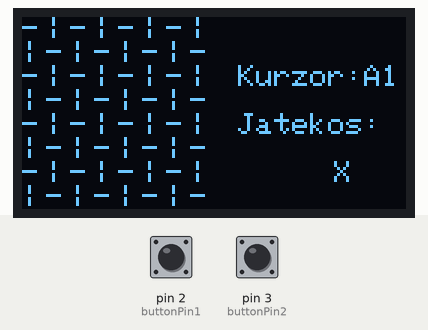
Simulated run of this sketch. Board: Arduino Nano, built with avr-gcc and run on an emulated ATmega328P. On the bench: 128×64 one-colour display. Inputs (shaded band) come from the test bench; at power-on: pin 3 (buttonPin2) HIGH, pin 2 (buttonPin1) HIGH.

Above: at 1.2 s.
1.3 s: pin 3 (buttonPin2) pulled LOW for 0.15 s
At 2.5 s:
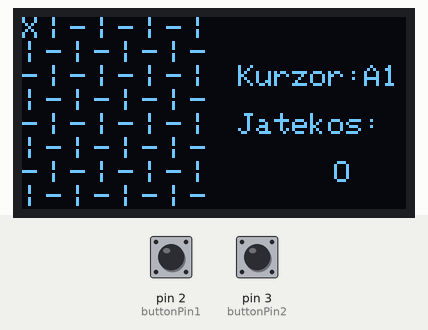
2.9 s: pin 2 (buttonPin1) pulled LOW for 0.15 s
At 4.0 s:
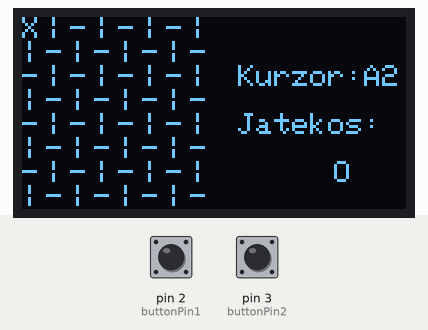
4.5 s: pin 3 (buttonPin2) pulled LOW for 1 s
At 5.7 s:
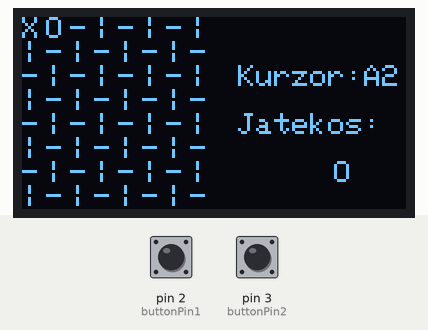
7.0 s: pin 3 (buttonPin2) pulled LOW for 0.15 s
At 7.5 s:
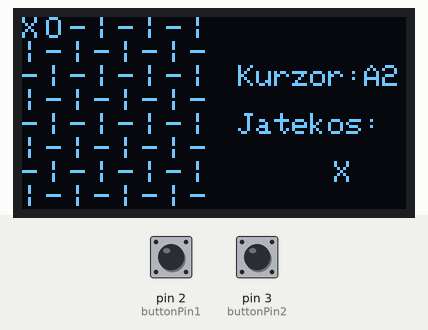
8.6 s: pin 2 (buttonPin1) pulled LOW for 1 s
11.1 s: pin 3 (buttonPin2) pulled LOW for 3.2 s
At 11.5 s:
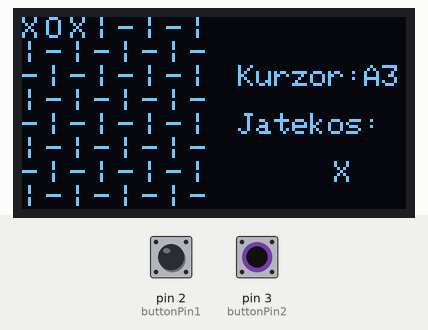
Timing chart, 0 to 14.1 s (numbered marks = the images above; inputs shaded):
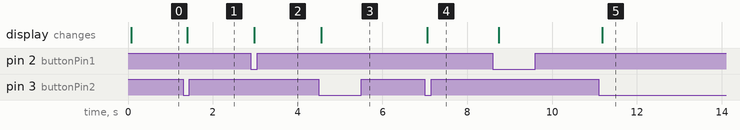

Measured:
- after the input at 1.3 s, the display: changes after 0.10 s (image 1)
- after the input at 2.9 s, the display: changes after 0.08 s (image 2)
- after the input at 4.5 s, the display: changes after 0.06 s (image 3)
- after the input at 7.0 s, the display: changes after 0.06 s (image 4)
- after the input at 11.1 s, the display: changes after 0.08 s (image 5)

The sketch:

TicTacToe.ino
```cpp
#include <Wire.h>
#include <Adafruit_GFX.h>
#include <Adafruit_SSD1306.h>

#define SCREEN_WIDTH 128
#define SCREEN_HEIGHT 64

Adafruit_SSD1306 display(SCREEN_WIDTH, SCREEN_HEIGHT, &Wire, -1);

const int buttonPin1 = 2;
const int buttonPin2 = 3;
double variable = 0;
volatile bool button1Pressed = false;
volatile bool button2Pressed = false;

void setup() {
  display.begin(SSD1306_SWITCHCAPVCC, 0x3C);
  display.clearDisplay();
  display.setTextColor(WHITE);
  display.setTextSize(1);

  pinMode(buttonPin1, INPUT_PULLUP);
  pinMode(buttonPin2, INPUT_PULLUP);

  attachInterrupt(digitalPinToInterrupt(buttonPin1), button1PressedISR, FALLING);
  attachInterrupt(digitalPinToInterrupt(buttonPin2), button2PressedISR, FALLING);
}

void button1PressedISR() {
  button1Pressed = true;
}

void button2PressedISR() {
  button2Pressed = true;
}

void kiJelez(char jatektTer[8][8], String kurzorPoz, char jatekos)
{
    for (int sor = 0; sor < 8; sor++)
    {
        for (int oszlop = 0; oszlop < 8; oszlop++)
        {
            display.setCursor(oszlop * 8, sor * 8);
            display.println(jatektTer[sor][oszlop]);
        }

        display.setCursor(9 * 8, 2 * 8);
        display.print("Kurzor:" + kurzorPoz);

        display.setCursor(9 * 8, 4 * 8);
        display.print("Jatekos:");
        display.setCursor(13 * 8 , 6 * 8);
        display.print(jatekos);
    }
}

bool sorralXnyert(char tomb[8][8])
{
    for (int i = 0; i < 8; i++)
    {
        for (int j = 0; j < 4; j++)
        {
            if (tomb[i][j]  == 'X' &&
                tomb[i][j+1]== 'X' &&
                tomb[i][j+2]== 'X' &&
                tomb[i][j+3]== 'X' &&
                tomb[i][j+4]== 'X')
            {
                return true;
            }
        }
    }
    return false;
}

bool oszloppalXnyert(char tomb[8][8])
{
  for (int i = 0; i < 8; i++)
    {
        for (int j = 0; j < 4; j++)
        {
            if (tomb[j][i]      == 'X' &&
                tomb[j + 1][i]  == 'X' &&
                tomb[j + 2][i]  == 'X' &&
                tomb[j + 3][i]  == 'X' &&
                tomb[j + 4][i]  == 'X')
            {
            return true;
            }
        }
    }
    return false;
}

/*bool atlovalXnyertBJ(char tomb[8][8]) //valamiert mindig truet ad vissza
{
    for (int i = 0; i < 3; i++)
    {
        for (int j = 0; j < 3; j++)
        {
            bool megvan = true;
            for (int k = 0; k < 4; k++)
            {
                if (i + k > 7 || j + k > 7) //Ha kilog az index, kilepunk, false-t adunk vissza
                {
                    megvan = false;
                    break;
                }
                else if(tomb[i + k][j + k] != 'X')  //Ha talalunk nem X et az atloban, szinten
                {
                    megvan = false;
                    break;
                }
            }
            if (megvan)
            {
                return true;
            }
        }
    }
    return false;
}*/

bool sorralOnyert(char tomb[8][8])
{
    for (int i = 0; i < 8; i++)
    {
        for (int j = 0; j < 4; j++)
        {
            if (tomb[i][j]  == 'O' &&
                tomb[i][j+1]== 'O' &&
                tomb[i][j+2]== 'O' &&
                tomb[i][j+3]== 'O' &&
                tomb[i][j+4]== 'O')
            {
                return true;
            }
        }
    }
    return false;
}

bool oszloppalOnyert(char tomb[8][8])
{
  for (int i = 0; i < 8; i++)
    {
        for (int j = 0; j < 4; j++)
        {
            if (tomb[j][i]      == 'O' &&
                tomb[j + 1][i]  == 'O' &&
                tomb[j + 2][i]  == 'O' &&
                tomb[j + 3][i]  == 'O' &&
                tomb[j + 4][i]  == 'O')
            {
            return true;
            }
        }
    }
    return false;
}

void loop()
{
    display.clearDisplay();

    char jatekTer[8][8] =
    {
        {'-', '|', '-', '|', '-', '|', '-', '|'},
        {'|', '-', '|', '-', '|', '-', '|', '-'},
        {'-', '|', '-', '|', '-', '|', '-', '|'},
        {'|', '-', '|', '-', '|', '-', '|', '-'},
        {'-', '|', '-', '|', '-', '|', '-', '|'},
        {'|', '-', '|', '-', '|', '-', '|', '-'},
        {'-', '|', '-', '|', '-', '|', '-', '|'},
        {'|', '-', '|', '-', '|', '-', '|', '-'}
    };

    char kurzorBetuTomb[8] = {'A', 'B', 'C', 'D', 'E', 'F', 'G', 'H'} ;
    char kurzorSzamTomb[8] = {'1', '2', '3', '4', '5', '6', '7', '8'} ;

    int betu = 0;
    int szam = 0;
    String kurzor = String(kurzorBetuTomb[0]) + String(kurzorSzamTomb[0]);

    char currentPlayer = 'X';

    bool neDuplaA = true;
    bool neDuplaB = true;

    bool vanNyertes = false;

    while(!vanNyertes)        //Ameddig nincs 5 egyforma a jatekteren egymas mellett
    {
        while (!button2Pressed) //Amig a jatekos ki nem valasztotta a mezot.
        {
            if (button1Pressed && neDuplaA)
            {
                noInterrupts();

                if (szam == 7 && betu == 7) //Utolso helyrol elsore ugrik
                {
                    szam = 0;
                    betu = 0;
                }
                else if(szam < 7)           //Soron kovetkezo elemre lep
                {
                    szam += 1;
                }
                else                        //Sor vegerol kovetkezo sor elejere ugrik
                {
                    betu += 1;
                    szam = 0;
                }
                kurzor = String(kurzorBetuTomb[betu]) + String(kurzorSzamTomb[szam]);

                button1Pressed = false;
                neDuplaA = false;

                interrupts();
            }
            else if (button1Pressed && !neDuplaA)
            {
                neDuplaA = true;
            }

            display.clearDisplay();
            kiJelez(jatekTer, kurzor, currentPlayer);
            display.display();
        }
        button2Pressed = false;

        jatekTer[betu][szam] = currentPlayer;

        if(currentPlayer == 'X' && neDuplaB)
        {
            currentPlayer = 'O';
            neDuplaB = false;
        }
        else if(currentPlayer == 'O' && neDuplaB)
        {
            currentPlayer = 'X';
            neDuplaB = false;
        }
        else if(!neDuplaB)
        {
            neDuplaB = true;
        }

        vanNyertes =    sorralXnyert(jatekTer) || oszloppalXnyert(jatekTer) ||
                        sorralOnyert(jatekTer) || oszloppalOnyert(jatekTer);
    }

    display.clearDisplay();

    /*for(int i = 0; i < 8; i++) //Ennek villogtatnia kellene a kijelzot
    {
        display.clearDisplay();
        delay(1000);
        kiJelez(jatekTer, kurzor, currentPlayer);
        display.display();
        delay(1000);
    }*/

    //display.clearDisplay();

    display.setCursor(5, 30);
    if(sorralXnyert(jatekTer))
    {
        display.print("X (Sorral) Nyert!");
    }
    else if(oszloppalXnyert(jatekTer))
    {
        display.print("X (Oszloppal) Nyert!");
    }
    else if(sorralOnyert(jatekTer))
    {
        display.print("O (Sorral) Nyert!");
    }
    else if(oszloppalOnyert(jatekTer))
    {
        display.print("O (Oszloppal) Nyert!");
    }
    else
    {
        display.print("? ? ?");
    }
    display.display();

    //currentPlayer = '-';  //bugfix akart lenni

    delay(5000);

    for(int visszaSzamlalo = 5; visszaSzamlalo > 0; visszaSzamlalo--)
    {
        display.clearDisplay();
        display.setCursor(15, 30);
        display.print("Uj jatek.." + String(visszaSzamlalo));
        display.display();
        delay(1000);
    }

}

//Felhasznalt eszkozok es forrasok:
//  Maverick Nano-Pong projectje https://wokwi.com/projects/348849468083274322 (a bekoteshez)
//  ChatGPT (a kijelzo es gombkezeleshez)
```
